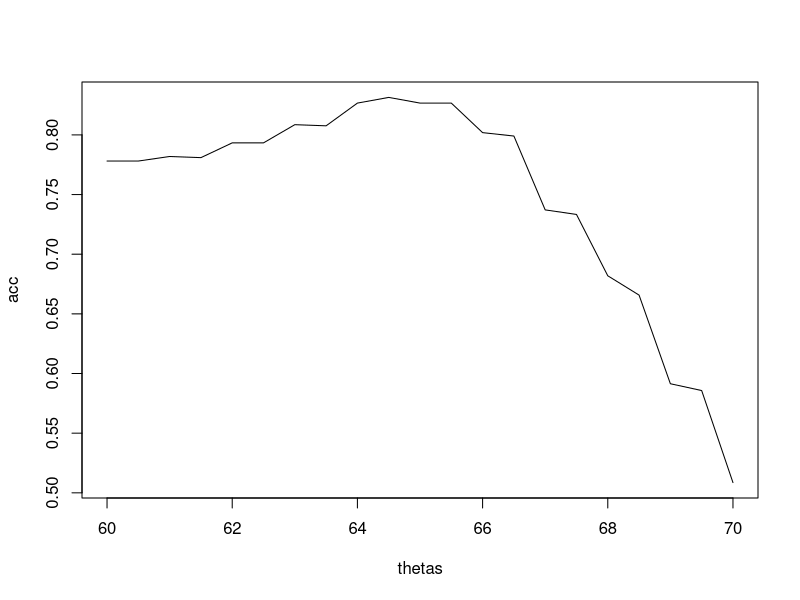
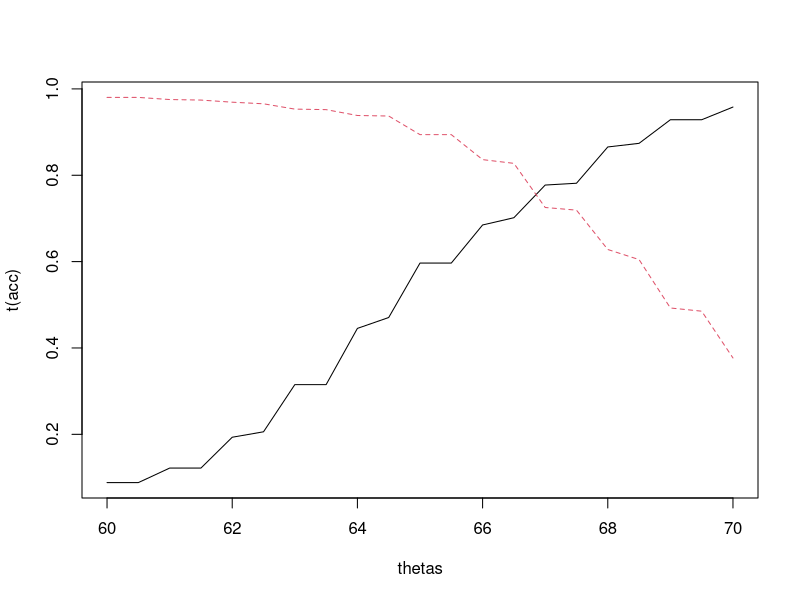
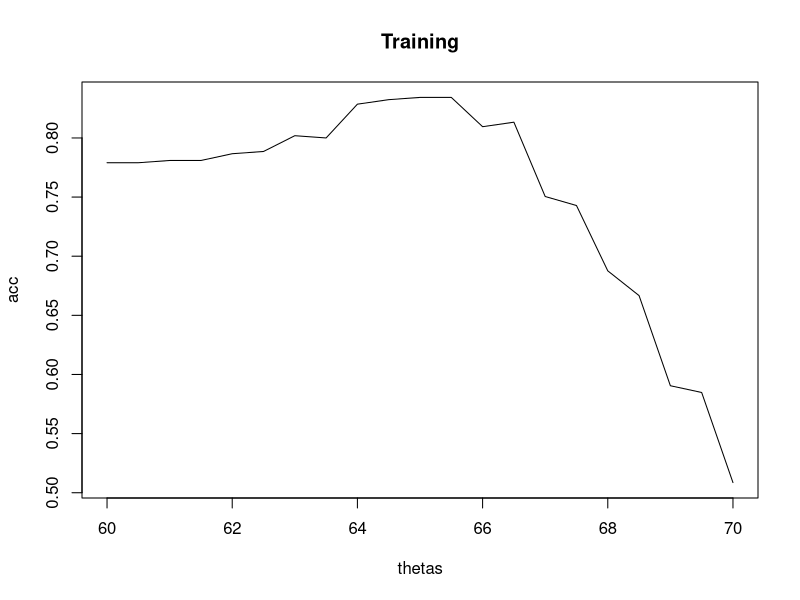
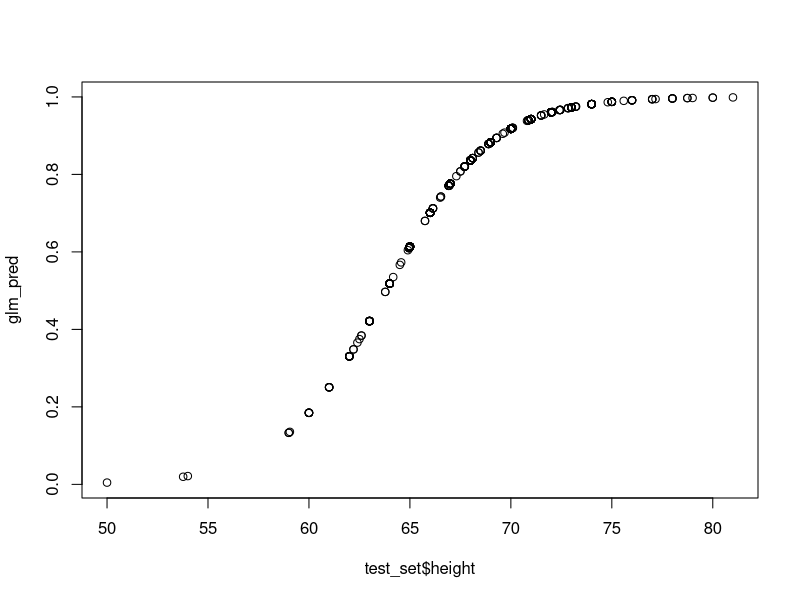
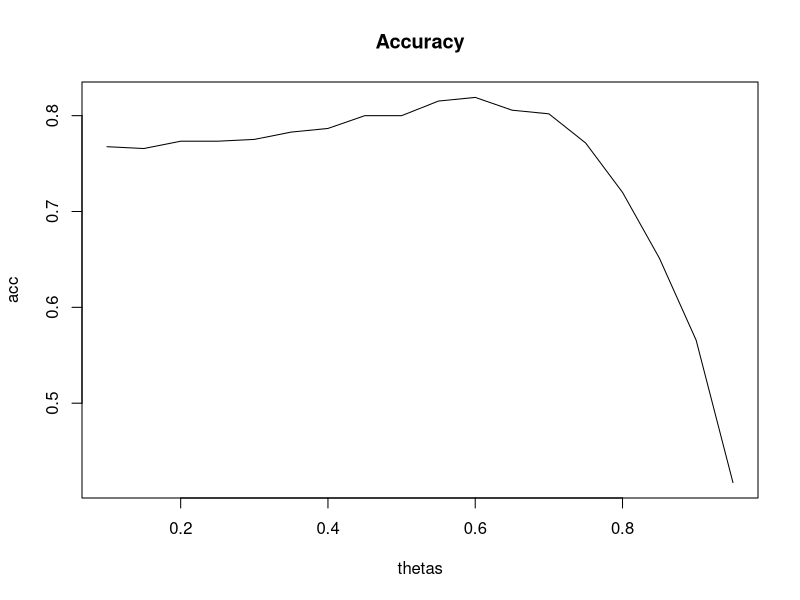
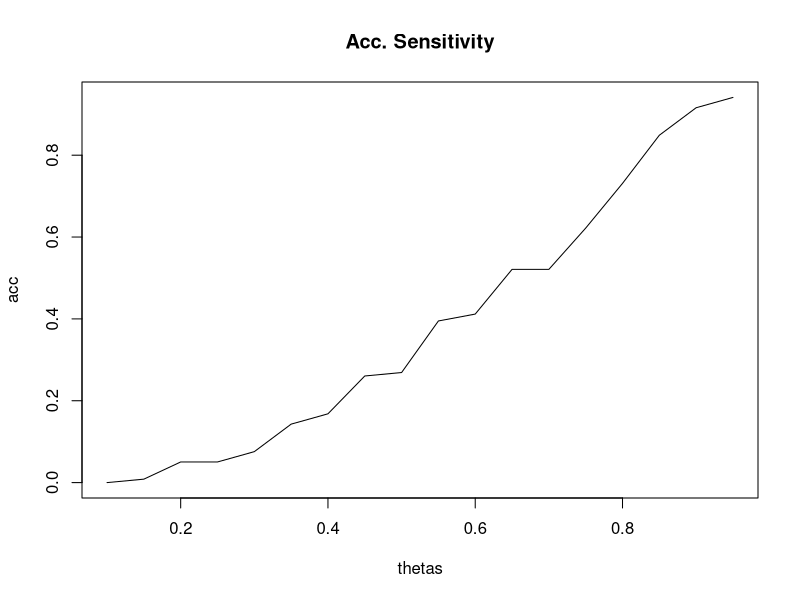
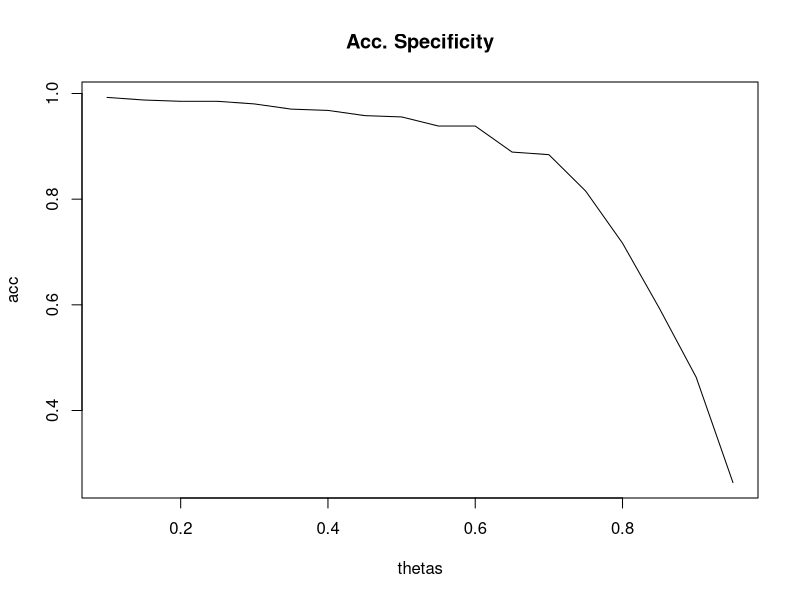
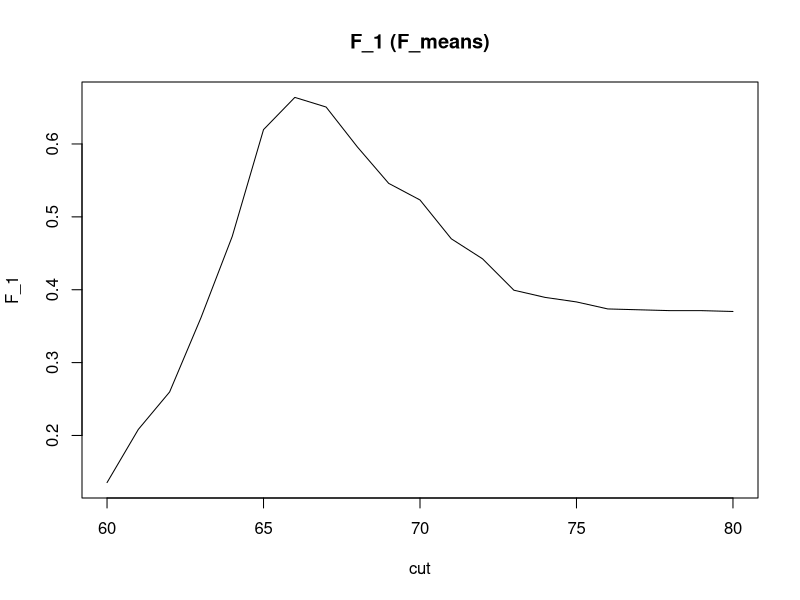

Source code (R) for these figures, in order:
## ---- chunk 1
library(dslabs)
x <- heights$height
y <- heights$sex
## ---- chunk 2
guess <- function(x) sample(factor(c("Female", "Male")), length(x), replace = TRUE)
## ---- chunk 3
y_hat <- guess(x)
mean(y_hat == y)
## ---- chunk 4
cutoff <- function(x, theta){
  factor(c("Female", "Male"))[as.numeric(x > theta) + 1]
}
y_hat <- cutoff(x, 66)
mean(y_hat == y)
## ---- chunk 5
thetas <- seq(60, 70, 0.5)
acc <- sapply(thetas, function(theta){
   y_hat <- cutoff(x, theta)
   mean(y_hat == y)
})
plot(thetas, acc, type = "l")
thetas[which.max(acc)]
## ---- chunk 6
acc <- sapply(thetas, function(theta){
   y_hat <- cutoff(x, theta)
   c(mean(y_hat[y == "Female"] == "Female"),
     mean(y_hat[y == "Male"] == "Male"))
})
matplot(thetas, t(acc), type = "l")
## Notice the prevalence
mean(y == "Male")
## ---- chunk 7
set.seed(2024 - 02 - 12)
test_index <- sample(nrow(heights), round(nrow(heights)/2))
test_set <- heights[test_index, ] 
train_set <- heights[-test_index, ] 
## ---- chunk 8
#Training set
x <- train_set$height
y <- train_set$sex

thetas <- seq(60, 70, 0.5)
acc <- sapply(thetas, function(theta){
   y_hat <- cutoff(x, theta)
   mean(y_hat == y)
})
mean(y_hat == y)
plot(thetas, acc, type = "l", main = "Training")
thetas[which.max(acc)]

#Test set
x <- test_set$height
y <- test_set$sex

y_hat <- cutoff(x, thetas[which.max(acc)])
mean(y_hat == y)

#The test set shows higher accuracy. This might be because we are not considereing accuracy for males and females separately, as indicated in Figure from exercise 5. In that figure, we noticed that the accuracy is different when the groups are separated. For example, considering the value from 'thetas[which.max(acc)' (64), the accuracy value is around .50 for males and .85 for females.
## ---- chunk 9
set.seed(2024 - 04 - 6)

library(caret)

x <- heights$height
y <- heights$sex

text_idx <- createDataPartition(y, times = 1, p = 0.5, list = FALSE)

training_set <- heights[text_idx,]
test_set <- heights[-text_idx,]

str(training_set)
str(test_set)
## ---- chunk 10

glm_training <- glm(factor(sex) ~ height, 
                    data = training_set,
                    family = binomial)

glm_pred <- predict.glm(glm_training, newdata = test_set, type = "response")

plot(test_set$height, glm_pred)
glm_training
## ---- chunk 11
theta <- 0.5

pred_y <- factor(ifelse(glm_pred < theta, "Female", "Male"), levels = c("Female", "Male"))

levels(pred_y)
levels(test_set$sex)
#levels(test_set$sex) <- c(1, 0)

cm <- confusionMatrix(data = pred_y, 
                      reference = test_set$sex, 
                      positive = "Female")

cm

## ---- chunk 12

thetas <- seq(0.1, 0.95, 0.05)

acc <- sapply(thetas, function(theta){
   pred_y <- factor(ifelse(glm_pred < theta, "Female", "Male"), levels = c("Female", "Male"))
   cm <- confusionMatrix(data = pred_y, 
                        reference = test_set$sex, 
                        positive = "Female")
   cm$overall["Accuracy"]
})

thetas[which.max(acc)]
plot(thetas, acc, type = "l", main = "Accuracy")

## ---- chunk 13

thetas <- seq(0.1, 0.95, 0.05)

#Acc Sensitivity
acc <- sapply(thetas, function(theta){
   pred_y <- factor(ifelse(glm_pred < theta, "Female", "Male"), levels = c("Female", "Male"))
   cm <- confusionMatrix(data = pred_y, 
                        reference = test_set$sex, 
                        positive = "Female")
   cm$byClass["Sensitivity"]
})

paste("Theta that maximizes Sensitivity is: ", thetas[which.max(acc)])
plot(thetas, acc, type = "l", main = "Acc. Sensitivity")


#Acc Specificity
acc <- sapply(thetas, function(theta){
   pred_y <- factor(ifelse(glm_pred < theta, "Female", "Male"), levels = c("Female", "Male"))
   cm <- confusionMatrix(data = pred_y, 
                        reference = test_set$sex, 
                        positive = "Female")
   cm$byClass["Specificity"]
})
paste("Theta that maximizes Specificity is: ", thetas[which.max(acc)])
plot(thetas, acc, type = "l", main = "Acc. Specificity")

## ---- chunk 14

cut <- seq(60, 80)
levels(training_set$sex) <- c(1, 0)

F_1 <- sapply(cut, function(cut){
   pred_y <- factor(ifelse(training_set$height < cut, 1, 0), levels = c(1, 0))
   Fm <- F_meas(data = pred_y, 
                        reference = training_set$sex)
})

plot(cut, F_1, type = "l", main = "F_1 (F_means)")

F_1
paste("The cutoff which maximizes F_1 is:", cut[which.max(F_1)])
## ---- chunk 15

set.seed(2024 - 04 - 7)
x <- heights$height
y <- heights$sex

#text_idx <- createDataPartition(y, times = 250, list = FALSE)

#training_set_13 <- heights[text_idx,]
#test_set_13 <- heights[-text_idx,]

# str(training_set_13)
# str(test_set_13)
# 
# cut <- seq(60, 80)
# 
# 
# F_1 <- sapply(cut, function(cut){
#    pred_y <- factor(ifelse(training_set_13$height < cut, "Female", "Male"), 
#                     levels = c("Female", "Male"))
#    Fm <- F_meas(data = pred_y, 
#                         reference = training_set_13$sex)
# })
# 
# plot(cut, F_1, type = "l", main = "F_1 (F_means)")
# 
# F_1
# paste("The cutoff which maximizes F_1 is:", cut[which.max(F_1)])

training_halves <- 1:250
cut <- seq(60, 80)

F1_values <- matrix(nrow = length(cut), ncol = length(training_halves))
optimal_cutoffs <- seq(250)


for (i in training_halves) {
  text_idx <- createDataPartition(y, times = 1, p = 0.5, list = FALSE)
  training_set_13 <- heights[text_idx,]
  test_set_13 <- heights[-text_idx,]
  
  F1 <- sapply(cut, function(cut) {
    pred_y <- factor(ifelse(training_set_13$height < cut, "Female", "Male"), 
                     levels = c("Female", "Male"))
    F_meas(data = pred_y, reference = factor(training_set_13$sex, levels = c("Female", "Male")))
  })
  F1_values[, i] <- F1
  optimal_cutoffs[i] <- cut[which.max(F1)]
}
plot(cut, F_1, type = "l")

## ---- chunk 16
set.seed(2024 - 04 - 8)

x <- heights$height
y <- heights$sex


training_halves <- 1:250

thetas <- seq(0.1, 0.95, 0.05)

theta_values <- matrix(nrow = length(thetas), ncol = length(training_halves))
optimal_thetas <- numeric(250)


for (i in training_halves){
  text_idx <- createDataPartition(y, times = 1, p = 0.5, list = FALSE)
  training_set_14 <- heights[text_idx,]
  test_set_14 <- heights[-text_idx,]
  
  glm_training_14 <- glm(factor(sex) ~ height, 
                         data = training_set_14,
                         family = binomial)

  glm_pred_14 <- predict.glm(glm_training_14, newdata = test_set_14, type = "response")
  
  acc <- sapply(thetas, function(theta){
    pred_y <- factor(ifelse(glm_pred_14 < theta, "Female", "Male"), 
                     levels = c("Female", "Male"))
    cm <- confusionMatrix(data = pred_y, 
                          reference = test_set_14$sex, 
                          positive = "Female")
    cm$overall["Accuracy"]
  })
  
  theta_values[, i] <- acc
  optimal_thetas[i] <- thetas[which.max(acc)]
}

thetas[which.max(acc)]
plot(thetas, acc, type = "l", main = "Accuracy - 250 iterations")


## ---- chunk 17
set.seed(2024 - 04 - 8)

x <- heights$height
y <- heights$sex


text_idx <- createDataPartition(y, times = 1, p = 0.8, list = FALSE)

training_set_15 <- heights[text_idx,]
test_set_15 <- heights[-text_idx,]


glm_training_15 <- glm(factor(sex) ~ height, 
                       data = training_set_15, 
                       family = binomial)

# I got a warning msg trying to run the next command:  'Warning: 'newdata' had 209 rows but variables found have 841 rows'. Following this discussion (https://stackoverflow.com/questions/27464893/getting-warning-newdata-had-1-row-but-variables-found-have-32-rows-on-pred), I changed the formula and keep just the column names not 'datasetname$variablename' pattern. This solved the problem. 
 
training_set_15 <- test_set_15
glm_pred_15 <- predict.glm(glm_training_15, 
                           newdata = test_set_15, 
                           type = "response")

par(mfrow = c(1, 2))
plot(test_set$height, glm_pred, main = "Ex. 8")
plot(test_set_15$height, glm_pred_15, main = "Ex. 15")
